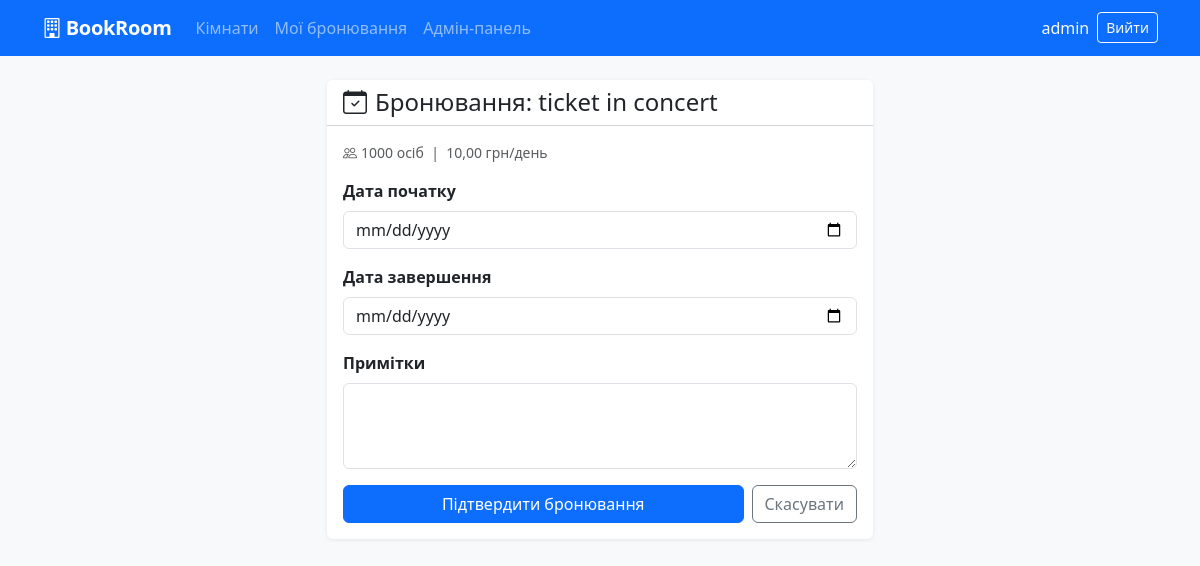
Screenshot of /rooms/2/book/ (signed in) with the database file from the repository.
### bookings/models.py (models this page shows, shortened)
class Room(models.Model):
    ROOM_TYPES = [
        ('conference', 'Конференц-зал'),
        ('office', 'Офіс'),
        ('event', 'Зал для заходів'),
        ('coworking', 'Коворкінг'),
    ]
    name = models.CharField(max_length=100, verbose_name='Назва')
    room_type = models.CharField(max_length=20, choices=ROOM_TYPES, verbose_name='Тип')
    capacity = models.PositiveIntegerField(verbose_name='Вмістимість (осіб)')
    price_per_day = models.DecimalField(max_digits=8, decimal_places=2, verbose_name='Ціна за день (грн)')
    description = models.TextField(blank=True, verbose_name='Опис')
    is_active = models.BooleanField(default=True, verbose_name='Активна')
    created_at = models.DateTimeField(auto_now_add=True)
    class Meta:
        verbose_name = 'Кімната'
        verbose_name_plural = 'Кімнати'
        ordering = ['name']

### bookings/views.py (the view)
# urls.py: path('rooms/<int:room_pk>/book/', views.booking_create, name='booking_create'),
@login_required
def booking_create(request, room_pk):
    room = get_object_or_404(Room, pk=room_pk, is_active=True)
    if request.method == 'POST':
        form = BookingForm(request.POST, room=room)
        if form.is_valid():
            booking = form.save(commit=False)
            booking.user = request.user
            booking.room = room
            booking.save()
            messages.success(request, 'Бронювання успішно створено! Очікуйте підтвердження.')
            return redirect('booking_detail', pk=booking.pk)
    else:
        initial = {
            'start_date': request.GET.get('start', ''),
            'end_date': request.GET.get('end', ''),
        }
        form = BookingForm(room=room, initial=initial)
    return render(request, 'bookings/booking_form.html', {'form': form, 'room': room})

### bookings/forms.py (shortened to what this page needs)
class BookingForm(forms.ModelForm):
    start_date = forms.DateField(
        widget=forms.DateInput(attrs={'type': 'date', 'class': 'form-control'}),
        label='Дата початку',
    )
    end_date = forms.DateField(
        widget=forms.DateInput(attrs={'type': 'date', 'class': 'form-control'}),
        label='Дата завершення',
    )
    notes = forms.CharField(
        required=False,
        widget=forms.Textarea(attrs={'class': 'form-control', 'rows': 3}),
        label='Примітки',
    )
    class Meta:
        model = Booking
        fields = ['start_date', 'end_date', 'notes']
    def __init__(self, *args, room=None, **kwargs):
        super().__init__(*args, **kwargs)
        self.room = room

### bookings/templates/bookings/booking_form.html (shortened to what this page needs)
{% extends "bookings/base.html" %}
{% block content %}
<div class="row justify-content-center">
  <div class="col-md-6">
    <div class="card">
      <div class="card-header bg-white">
        <h4 class="mb-0"><i class="bi bi-calendar-check me-2"></i>Бронювання: {{ room.name }}</h4>
      </div>
      <div class="card-body">
        <p class="text-muted small mb-3"><i class="bi bi-people me-1"></i>{{ room.capacity }} осіб &nbsp;|&nbsp; {{ room.price_per_day }} грн/день</p>
        <form method="post">
          {% for field in form %}
            <div class="mb-3">
              <label class="form-label fw-semibold">{{ field.label }}</label>
              {{ field }}
            </div>
          {% endfor %}
          <div class="d-flex gap-2">
            <button type="submit" class="btn btn-primary flex-grow-1">Підтвердити бронювання</button>
            <a href="{% url 'room_detail' room.pk %}" class="btn btn-outline-secondary">Скасувати</a>
          </div>
        </form>
      </div>
    </div>
  </div>
</div>
{% endblock %}

### bookings/templates/bookings/base.html (shortened to what this page needs)
<!DOCTYPE html>
<html lang="uk">
<head>
  <link href="https://cdn.jsdelivr.net/npm/bootstrap@5.3.0/dist/css/bootstrap.min.css" rel="stylesheet">
  <link href="https://cdn.jsdelivr.net/npm/bootstrap-icons@1.11.0/font/bootstrap-icons.css" rel="stylesheet">
</head>
<body>
<nav class="navbar navbar-expand-lg navbar-dark bg-primary mb-4">
  <div class="container">
    <a class="navbar-brand" href="{% url 'room_list' %}"><i class="bi bi-building me-1"></i>BookRoom</a>
    <div class="collapse navbar-collapse" id="nav">
      <ul class="navbar-nav me-auto">
        <li class="nav-item"><a class="nav-link" href="{% url 'room_list' %}">Кімнати</a></li>
        {% if user.is_authenticated %}
          <li class="nav-item"><a class="nav-link" href="{% url 'my_bookings' %}">Мої бронювання</a></li>
        {% endif %}
        {% if user.is_staff %}
          <li class="nav-item"><a class="nav-link" href="{% url 'admin_bookings' %}">Адмін-панель</a></li>
        {% endif %}
      </ul>
      <ul class="navbar-nav">
        {% if user.is_authenticated %}
          <li class="nav-item"><span class="nav-link text-light">{{ user.username }}</span></li>
          <li class="nav-item">
            <form method="post" action="{% url 'logout' %}">{% csrf_token %}
              <button type="submit" class="btn btn-sm btn-outline-light my-1">Вийти</button>
            </form>
          </li>
        {% else %}
          <li class="nav-item"><a class="nav-link" href="{% url 'login' %}">Увійти</a></li>
          <li class="nav-item"><a class="nav-link" href="{% url 'register' %}">Реєстрація</a></li>
        {% endif %}
      </ul>
    </div>
  </div>
</nav>
<div class="container">
  {% block content %}{% endblock %}
</div>
</body>
</html>

### bookings/templates/bookings/base.html (style rules this page uses)
body { background: #f8f9fa; }
.navbar-brand { font-weight: 600; letter-spacing: -0.3px; }
.card { border: none; box-shadow: 0 1px 4px rgba(0,0,0,.08); }

### rows the page displays
Room: name "ticket in concert", capacity "1000", price_per_day "10,00"

### other values shown
{{ user.username }} "admin"
{{ field.label }} "Дата початку" "Дата завершення" "Примітки"
